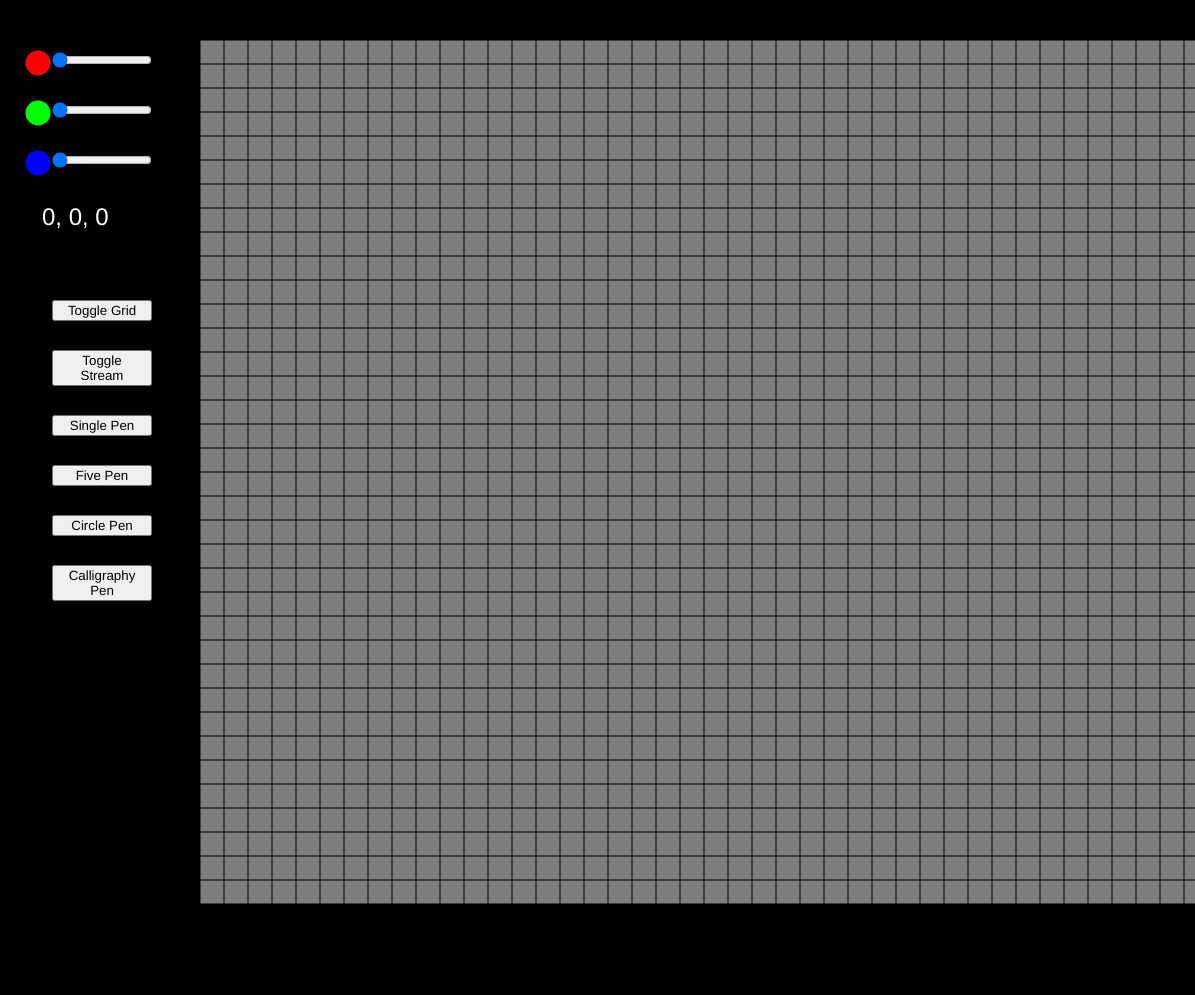
Frame 1 (no input)
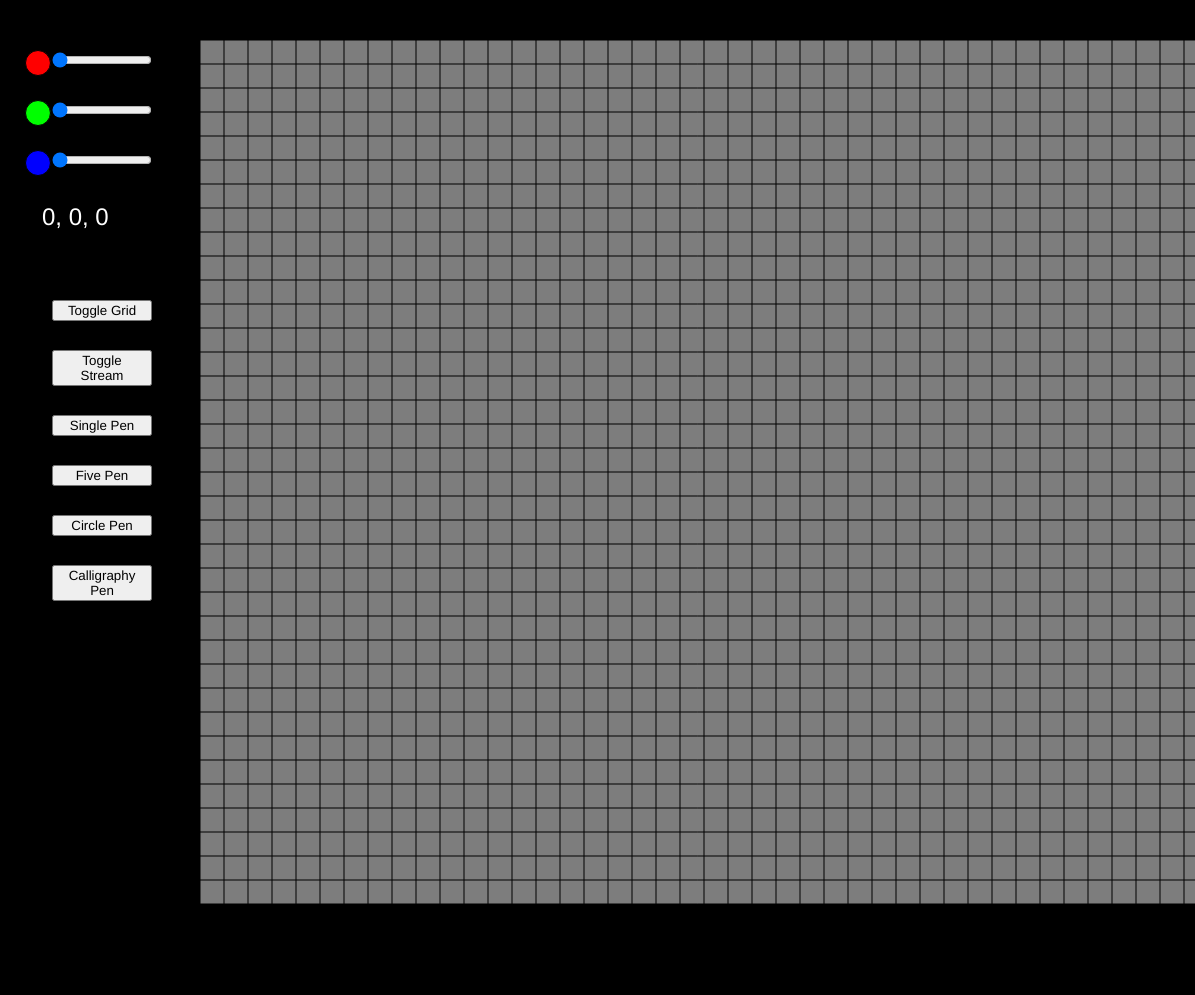
Frame 60 (no input)
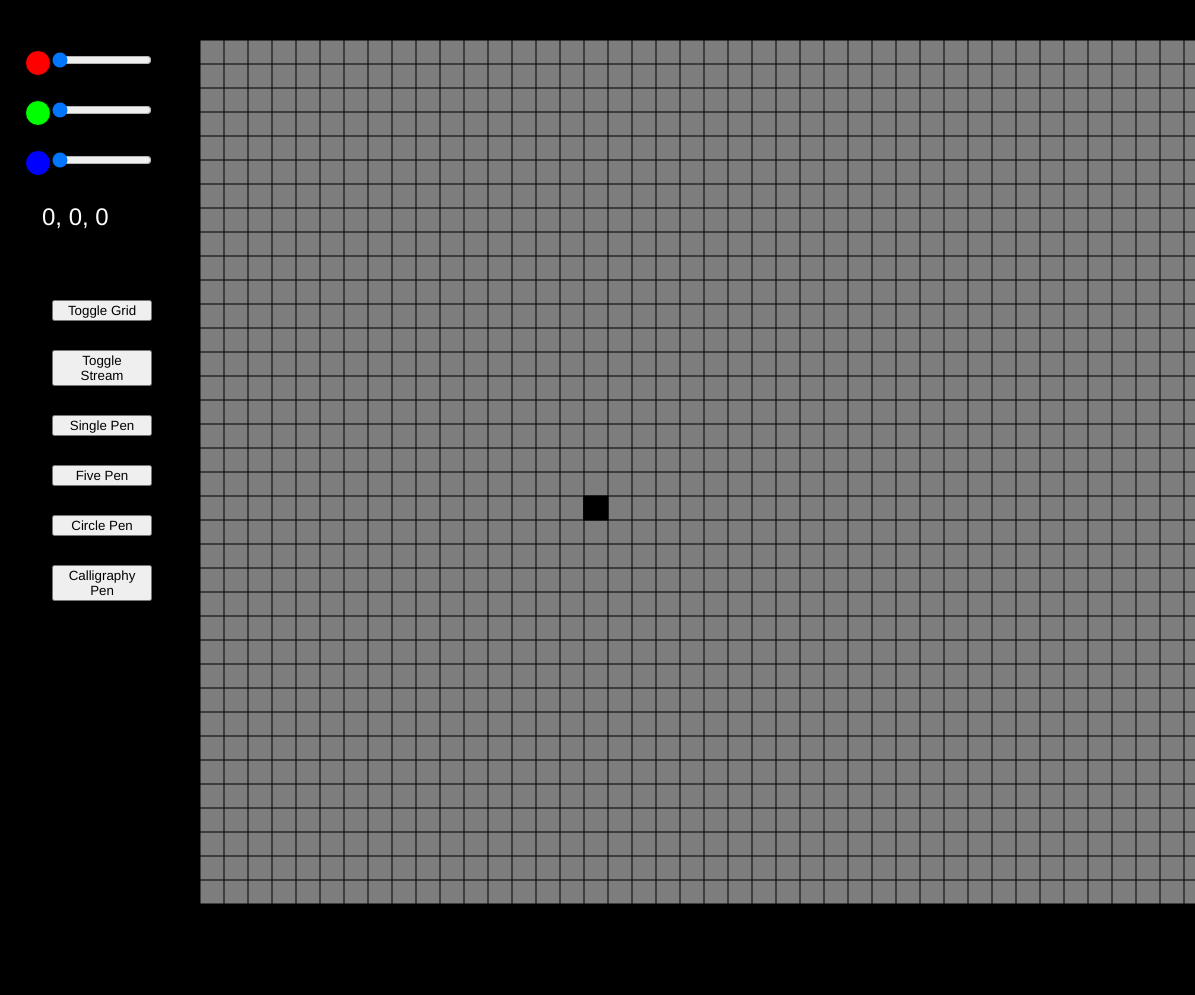
Frame 120 (the mouse pressed at the canvas centre since frame 60)

The p5.js sketch that drew these frames (run headless with seeded random() and noise() and a simulated clock; from frame 60 on, the mouse is pressed at the canvas centre):

// p5.js sketch
// ── sketch.js
var col;
var brush = 'single';

var boxsize = 24;
var cols = 64;
var rows = 36;

var lastI = 'na';
var lastJ;

var rinput,ginput,binput;
var gridToggle, single, five, circle, callig;
var gridBool = true;
var streamBool = true;

arrPos = [];
saveSquares = [];

var x = {arrPos:200};
var y = {arrPos:40};
 
function setup() 
{
	stroke(1);
    createCanvas(windowWidth-5,windowHeight-5);
    frameRate(60);
   
	
    createIO();
   
    fill(150);  //Default Light Gray Cell
    noStroke();
    for (var i=0; i < cols; i++) //arrPos
	{  
        arrPos[i] = [];
        for (var j=0; j < rows; j++) 
		{
           
            arrPos[i][j] = new Square(i*boxsize+x.arrPos,j*boxsize+y.arrPos, boxsize);
            arrPos[i][j].show();
        }
    }     
	
}
 
function draw() 
{
    var r = rinput.value();
    var g = ginput.value();
    var b = binput.value();
	
	background(r,g,b);
	
	redBlueGreenEllipse();
	
    col = color(r,g,b);
   
	colorSquare(r,g,b);
	
    if (gridBool == true) 
	{
		gridDraw();
    } 
	else 
	{
        noStroke();
        for (var i=0; i < cols; i++) 
		{
            for (var j=0; j < rows; j++) 
			{
				fill(arrPos[i][j].tell());
				arrPos[i][j].show();
            }
        }
       
       
    }
    if (streamBool == true && mouseIsPressed) 
	{ 
        changeColors();
    }
}

 
function mousePressed() 
{
	noStroke();
    if (streamBool == false) 
	{
		changeColors();
    }
}
// ── brushes.js
// -------------------------
//TO ADD A NEW BRUSH, CREATE A FUNCTION WITH ITS PATTERN AND A NEW IF ELSE LOOP IN 'changeColors();'
//A NEW BUTTON MUST BE CREATED IN 'sliderbutton.js' AS WELL


function single(i,j)
{
	arrPos[i][j].change(col);
}

function five(i,j)
{

    if (i == 0 && j == 0)
	{
        arrPos[i][j].change(col);
        arrPos[i+1][j].change(col);
        arrPos[i][j+1].change(col);
    } 
	else if (i == 0 && j == (rows - 1)) 
	{
        arrPos[i][j].change(col);
        arrPos[i+1][j].change(col);
        arrPos[i][j-1].change(col);
    } 
	else if (i == (cols - 1) && j == 0) 
	{
        arrPos[i][j].change(col);
        arrPos[i][j+1].change(col);
        arrPos[i-1][j].change(col);
    } 
	else if (i == (cols - 1) && j == (rows - 1)) 
	{
        arrPos[i][j].change(col);
        arrPos[i][j-1].change(col);
        arrPos[i-1][j].change(col);
    } 
	else if (i == 0) 
	{
        arrPos[i][j].change(col);
        arrPos[i][j-1].change(col);
        arrPos[i+1][j].change(col);
        arrPos[i][j+1].change(col);
    } 
	else if (i == (cols - 1)) 
	{
        arrPos[i][j].change(col);
        arrPos[i-1][j].change(col);
        arrPos[i][j-1].change(col);
        arrPos[i][j+1].change(col);
    } 
	else if (j == 0) 
	{
        arrPos[i][j].change(col);
        arrPos[i-1][j].change(col);
        arrPos[i+1][j].change(col);
        arrPos[i][j+1].change(col);
    } 
	else if (j == (rows - 1)) 
	{
        arrPos[i][j].change(col);
        arrPos[i-1][j].change(col);
        arrPos[i][j-1].change(col);
        arrPos[i+1][j].change(col);
    }
	else 
	{
		arrPos[i][j].change(col);
		arrPos[i-1][j].change(col);
		arrPos[i][j-1].change(col);
		arrPos[i+1][j].change(col);
		arrPos[i][j+1].change(col);
    }
}
 
function callig(i,j)
{
    if (i == 0) 
	{
        arrPos[i][j].change(col);
    } 
	else if (j == (rows - 1)) 
	{
        arrPos[i][j].change(col)
    } 
	else 
	{
		arrPos[i][j].change(col);
		arrPos[i-1][j+1].change(col);
    }
}

function circle(i,j)
{
	if (i == 0 && j == 0)
	{
		arrPos[i][j+1].change(col);
		arrPos[i+1][j+1].change(col);
		arrPos[i+1][j].change(col);
	}
	else if (i == (cols - 1) && j ==0)
	{
		arrPos[i-1][j].change(col);
		arrPos[i-1][j+1].change(col);
		arrPos[i][j+1].change(col);
	}
	else if (i == 0 && j == (rows-1))
	{
		arrPos[i][j-1].change(col);
		arrPos[i+1][j-1].change(col);
		arrPos[i+1][j].change(col);
	}
	else if (i == (cols - 1) && j ==(rows-1))
	{
		arrPos[i-1][j].change(col);
		arrPos[i-1][j-1].change(col);
		arrPos[i][j-1].change(col);
	}
	else if (i == 0)
	{
		arrPos[i][j-1].change(col);
		arrPos[i+1][j-1].change(col);
		arrPos[i+1][j].change(col);
		arrPos[i+1][j+1].change(col);
		arrPos[i][j+1].change(col);
	}
	else if (i == cols-1)
	{
		arrPos[i][j-1].change(col);
		arrPos[i-1][j-1].change(col);
		arrPos[i-1][j].change(col);
		arrPos[i-1][j+1].change(col);
		arrPos[i][j+1].change(col);
	}
	else if (j == 0)
	{
		arrPos[i-1][j].change(col);
		arrPos[i-1][j+1].change(col);
		arrPos[i][j+1].change(col);
		arrPos[i+1][j+1].change(col);
		arrPos[i+1][j].change(col);
	}
	else if (j == rows-1)
	{
		arrPos[i-1][j].change(col);
		arrPos[i-1][j-1].change(col);
		arrPos[i][j-1].change(col);
		arrPos[i+1][j-1].change(col);
		arrPos[i+1][j].change(col);
	}
	else
	{
		arrPos[i][j-1].change(col);
		arrPos[i][j+1].change(col);
		arrPos[i+1][j].change(col);
		arrPos[i+1][j-1].change(col);
		arrPos[i+1][j+1].change(col);		
		arrPos[i-1][j-1].change(col);
		arrPos[i-1][j+1].change(col);
		arrPos[i-1][j].change(col);
	}		
}

function changeColors()
{
	for (var i = 0; i < cols; i ++) 
	{
		for (var j=0; j < rows; j ++) 
		{
			if (mouseX > (i*boxsize+x.arrPos) && mouseX < ( i *boxsize+x.arrPos+boxsize) && mouseY > (j*boxsize+y.arrPos) && mouseY < (j*boxsize+y.arrPos+boxsize)) 
			{
				if (brush == 'single')
				{
					single(i,j);
				}
				else if(brush == 'five')
				{
					five(i,j);
				}
				else if(brush == 'circle')
				{
					circle(i,j);
				}
				else if(brush == 'callig')
				{
					callig(i,j);
				}
			}
		} 
	}
}
// ── sliderbutton.js
function createIO()
{
	stroke(255);
	rinput = createSlider(0,255,0);
    rinput.position(50,50);
    rinput.size(100);
	
   
    ginput = createSlider(0,255,0);
    ginput.position(50,100);
    ginput.size(100);
	
   
    binput = createSlider(0,255,0);
    binput.position(50,150);
    binput.size(100);
	
   
    gridToggle = createButton('Toggle Grid');
    gridToggle.position(52,300);
    gridToggle.size(100);
    gridToggle.mousePressed(gridCheck);
    
    streamToggle = createButton('Toggle Stream');
    streamToggle.position(52,350);
    streamToggle.size(100);
    streamToggle.mousePressed(streamCheck);

    Single = createButton('Single Pen');
    Single.position(52,415);
    Single.size(100);
    Single.mousePressed(setSingle);
    
    Five = createButton('Five Pen');
    Five.position(52,465);
    Five.size(100);
    Five.mousePressed(setFive);
    
    Circle = createButton('Circle Pen');
    Circle.position(52,515);
    Circle.size(100);
    Circle.mousePressed(setCircle);
    
    Callig = createButton('Calligraphy Pen');
    Callig.position(52,565);
    Callig.size(100);
    Callig.mousePressed(setCallig);
}

function colorSquare(ri,gi,bi)
{
	colstr = ri + ', ' + gi + ', '  + bi;
	textSize(24);
	fill(255);
	strokeWeight(4);
	stroke(0);
	text(colstr,42,225)
	strokeWeight(1);
}

function redBlueGreenEllipse() {
	fill(255,0,0);
	ellipse(38,63, 25,25);
	
	fill(0,255,0);
	ellipse(38,113, 25,25);
	
	fill(0,0,255);
	ellipse(38,163, 25,25);
}

function setSingle()
{
    brush = 'single';
}

function setFive()
{
    brush = 'five';
}

function setCircle()
{
    brush = 'circle';
}

function setCallig()
{
    brush = 'callig';
}

 function streamCheck() 
 {
    if (streamBool == true) 
	{
        streamBool = false;
    } 
	else if (streamBool == false) 
	{
        streamBool = true;
    }
}

function gridDraw() 
{
	noStroke();
    for (var i=0; i < cols; i++) 
	{
        for (var j=0; j < rows; j++) 
		{
			fill(arrPos[i][j].tell());
			arrPos[i][j].show();
        }
    }
	
	stroke(0);
	for (var i=0; i <= rows; i++) {
		line(x.arrPos,y.arrPos + (i * boxsize), x.arrPos + (cols * boxsize), y.arrPos + (i * boxsize));
	}
	for (var j=0; j <= cols; j++) {
		line(x.arrPos + (j * boxsize), y.arrPos, x.arrPos + (j * boxsize), y.arrPos + (rows * boxsize));
	}
}
 
function gridCheck() 
{
    if (gridBool == true) 
	{
        gridBool = false;
    } 
	else if (gridBool == false) 
	{
        gridBool = true;
    }
}
// ── square.js
class Square 
{
    constructor(x,y,w) 
	{
        this.x = x;
        this.y = y;
        this.w = w;
        this.color = 125;
    }
   
    show() 
	{
        rect(this.x,this.y,this.w,this.w);
    }
	
    change(color) 
	{
        this.color = color;
        fill(this.color);
        rect(this.x,this.y,this.w,this.w);
       
    }
	
    tell() 
	{
        return this.color;
    }
}
